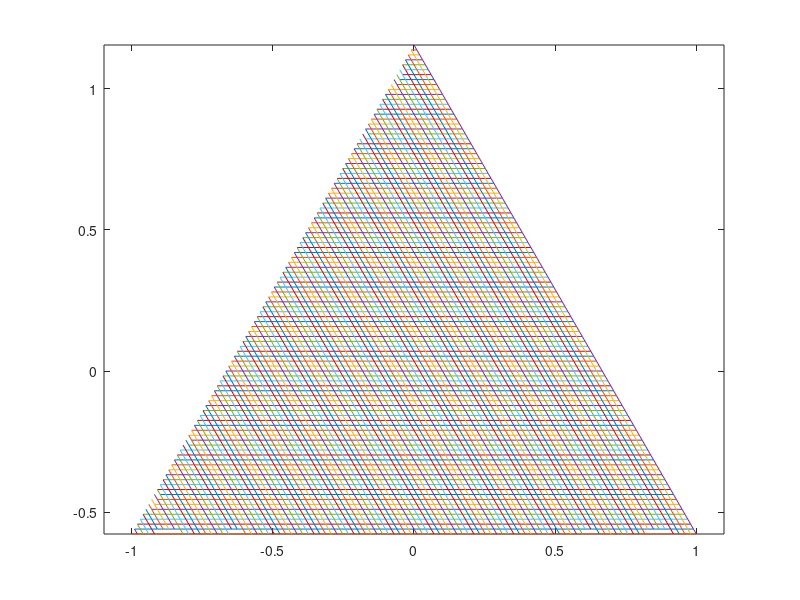

Recreate this plot in MATLAB.
clear all
close all
clc
% r=1;
% R=r*sqrt(3);
R=1;
r=R/sqrt(3);
n=100;
[u,v]=meshgrid(linspace(-2*r,r,n),linspace(-2*r,r,n));
w=-u-v;
w(w>r)=nan;

y=R/sqrt(3)-u-R/sqrt(3);
x=R+1/sqrt(3)*(v-w)-R;
plot(x,y)
hold on
% plot([-2 2],[-2 2])
% z=exp(1i*2*pi/3)*(x+y*1i);
% plot(real(z),imag(z))



y=-w;
x=-1/(sqrt(3))*(v-u);
plot(x,y)
axis equal